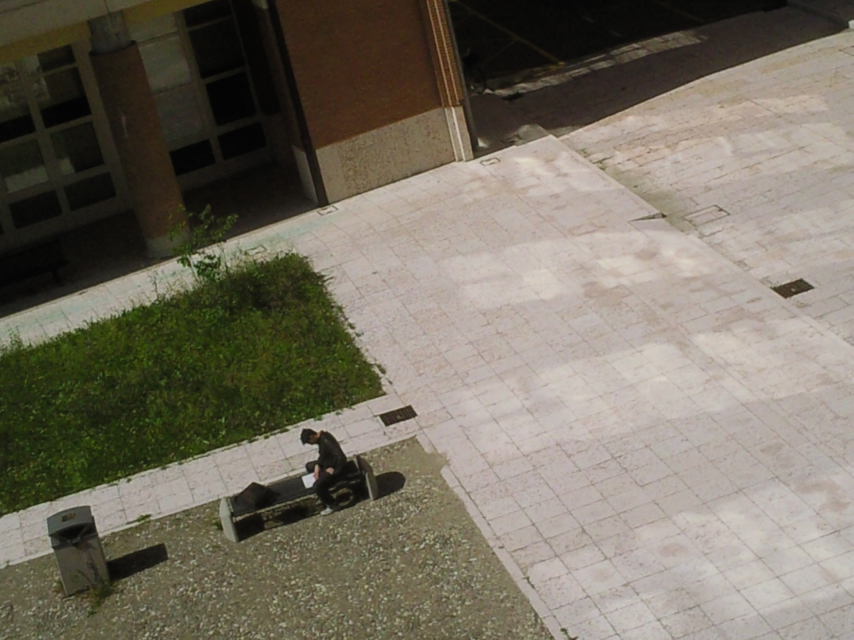
#> input picture lab05/lab05_img/Foto424.jpg, 2560 x 1920 px (shown at 1/3 size)
$ python script.py
#> lines starting #> are read from the running program, lines starting #| are printed output that depends on the picture; after the words box and inside, x2 and y2 are one past the last pixel; in counts of white or black regions, pixels touching at a corner belong together
import cv2
import numpy as np
import os


# [5 lines left out: function get_image_from_path, not called in this run]

def stiching(show=True):

#> called with show = True
    img1 = cv2.imread('lab05_img/Foto424.jpg', cv2.IMREAD_COLOR)
#> img1 is the input picture: shape (1920, 2560, 3); mean B, G, R 98.6, 112, 118.3
    img2 = cv2.imread('lab05_img/Foto425.jpg', cv2.IMREAD_COLOR)
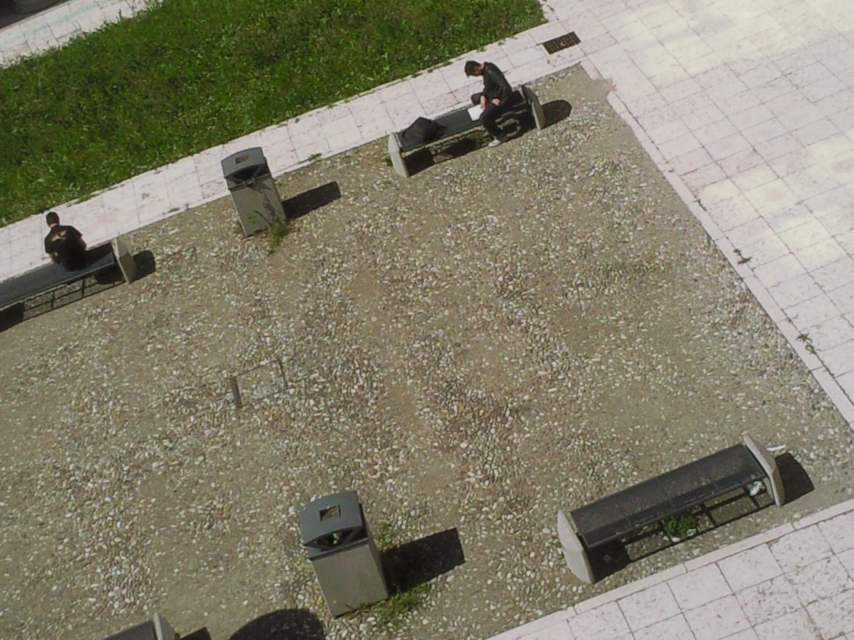
#> input picture lab05/lab05_img/Foto425.jpg, 2560 x 1920 px (shown at 1/3 size)
#> img2 is the input picture: shape (1920, 2560, 3); mean B, G, R 108.2, 127.5, 131.6

    img1 = cv2.resize(img1, (int(img1.shape[1]*0.25), int(img1.shape[0]*0.25)))
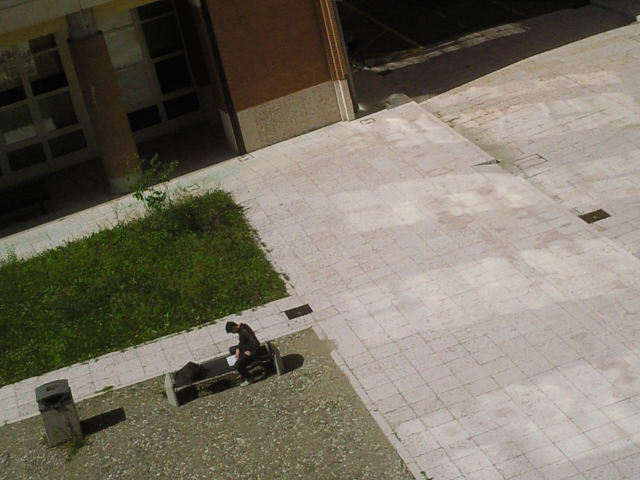
#> img1: shape (480, 640, 3); mean B, G, R 98.6, 112.1, 118.4
    img2 = cv2.resize(img2, (int(img2.shape[1] * 0.25), int(img2.shape[0] * 0.25)))
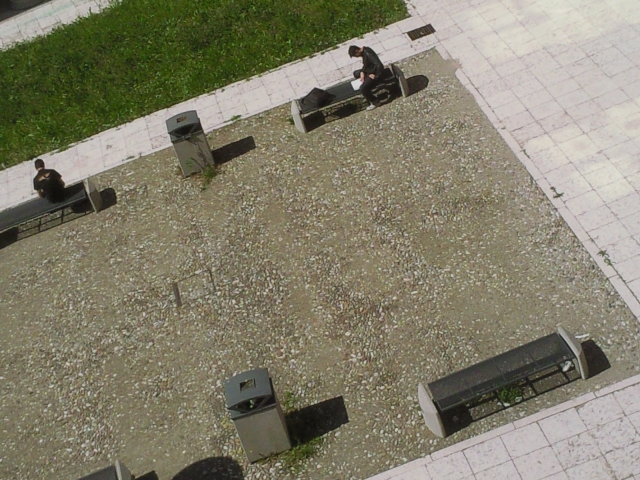
#> img2: shape (480, 640, 3); mean B, G, R 108.2, 127.5, 131.7

    if show:
        cv2.imshow('1', img1)
        cv2.imshow('2', img2)

    h, status = cv2.findHomography(np.array([[308, 303], [83, 435], [423, 472], [87, 362]]),
                                   np.array([[608, 303], [383, 435], [723, 472], [387, 362]]))

    im_dst1 = cv2.warpPerspective(img1, h, (img1.shape[1]*2, img1.shape[0]*2))
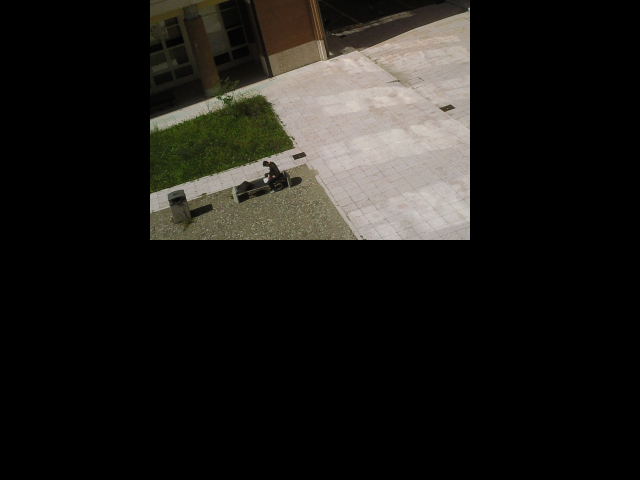
#> im_dst1: shape (960, 1280, 3) (shown at 1/2 size); mean B, G, R 24.7, 28, 29.6

    h2, status2 = cv2.findHomography(np.array([[430, 23], [216, 166], [552, 187], [214, 92]]),
                                   np.array([[608, 303], [383, 435], [723, 472], [387, 362]]))

    im_dst2 = cv2.warpPerspective(img2, h2, (img1.shape[1] * 2, img1.shape[0] * 2))
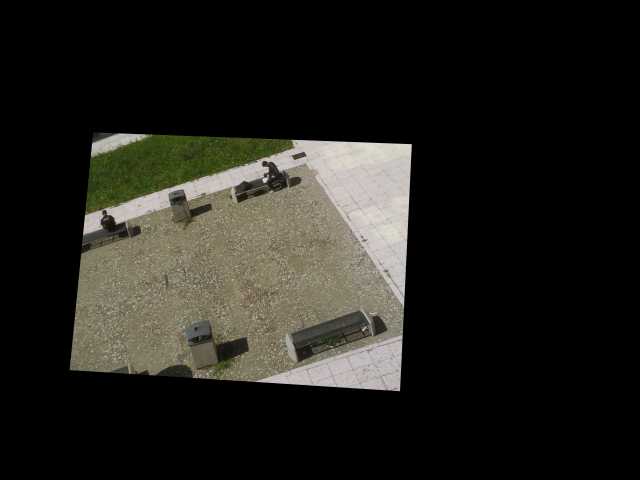
#> im_dst2: shape (960, 1280, 3) (shown at 1/2 size); mean B, G, R 28, 32.9, 34

    if show:
        cv2.imshow('transformed 1', im_dst1)
        cv2.imshow('transformed 2', im_dst2)

    imgf = np.zeros((img1.shape[0] * 2, img1.shape[1] * 2, 3), dtype=np.uint8)

    imgf[im_dst1[:, :] != [0, 0, 0]] = im_dst1[im_dst1[:, :] != [0, 0, 0]]
    imgf[imgf[:, :] == [0, 0, 0]] = im_dst2[imgf[:, :] == [0, 0, 0]]
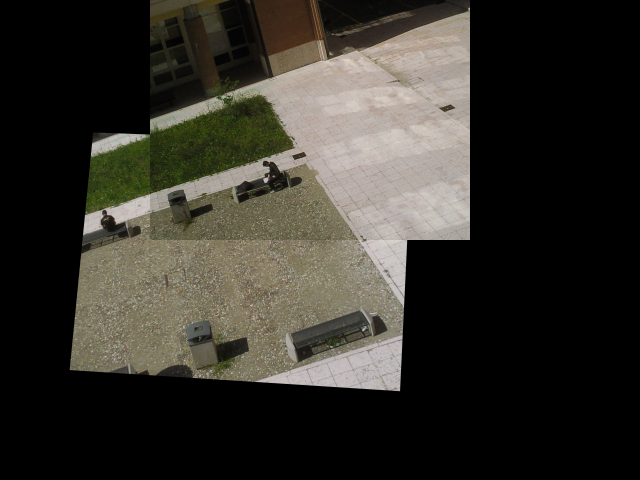
#> imgf: shape (960, 1280, 3) (shown at 1/2 size); 17.25% of pixels changed, all inside (x1, y1, x2, y2) = (139, 264, 815, 783)

    if show:
        cv2.imshow('finale', imgf)
        cv2.waitKey(0)

# [37 lines left out: function hough_lines, not called in this run]

def main():

    Stiching = True
    Hough = False

    if Stiching:
        stiching()

    if Hough:
        hough_lines('lab05_img/1.bmp')

if __name__ == '__main__':

    main()
